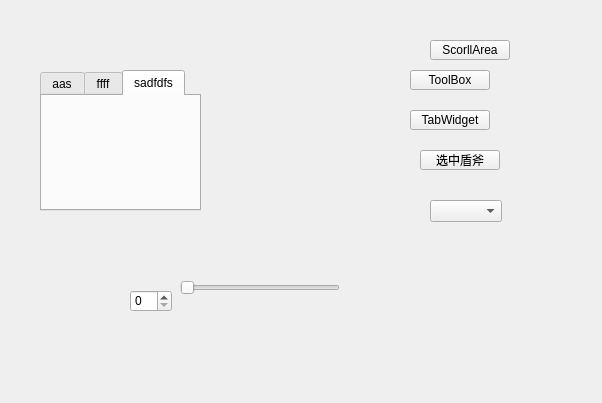
<?xml version="1.0" encoding="UTF-8"?>
<ui version="4.0">
 <class>Widget</class>
 <widget class="QWidget" name="Widget">
  <property name="geometry">
   <rect>
    <x>0</x>
    <y>0</y>
    <width>602</width>
    <height>403</height>
   </rect>
  </property>
  <property name="windowTitle">
   <string>Widget</string>
  </property>
  <widget class="QStackedWidget" name="stackedWidget">
   <property name="geometry">
    <rect>
     <x>-10</x>
     <y>40</y>
     <width>321</width>
     <height>211</height>
    </rect>
   </property>
   <property name="currentIndex">
    <number>2</number>
   </property>
   <widget class="QWidget" name="page_4">
    <widget class="QScrollArea" name="scrollArea">
     <property name="geometry">
      <rect>
       <x>0</x>
       <y>30</y>
       <width>121</width>
       <height>181</height>
      </rect>
     </property>
     <property name="widgetResizable">
      <bool>true</bool>
     </property>
     <widget class="QWidget" name="scrollAreaWidgetContents">
      <property name="geometry">
       <rect>
        <x>0</x>
        <y>0</y>
        <width>105</width>
        <height>220</height>
       </rect>
      </property>
      <layout class="QVBoxLayout" name="verticalLayout">
       <item>
        <widget class="QPushButton" name="pushButton">
         <property name="text">
          <string>PushButton</string>
         </property>
        </widget>
       </item>
       <item>
        <widget class="QPushButton" name="pushButton_2">
         <property name="text">
          <string>PushButton</string>
         </property>
        </widget>
       </item>
       <item>
        <widget class="QPushButton" name="pushButton_3">
         <property name="text">
          <string>PushButton</string>
         </property>
        </widget>
       </item>
       <item>
        <widget class="QPushButton" name="pushButton_4">
         <property name="text">
          <string>PushButton</string>
         </property>
        </widget>
       </item>
       <item>
        <widget class="QPushButton" name="pushButton_5">
         <property name="text">
          <string>PushButton</string>
         </property>
        </widget>
       </item>
       <item>
        <widget class="QPushButton" name="pushButton_6">
         <property name="text">
          <string>PushButton</string>
         </property>
        </widget>
       </item>
       <item>
        <widget class="QPushButton" name="pushButton_7">
         <property name="text">
          <string>PushButton</string>
         </property>
        </widget>
       </item>
       <item>
        <widget class="QPushButton" name="pushButton_8">
         <property name="text">
          <string>PushButton</string>
         </property>
        </widget>
       </item>
      </layout>
     </widget>
    </widget>
   </widget>
   <widget class="QWidget" name="page_5">
    <widget class="QToolBox" name="toolBox">
     <property name="geometry">
      <rect>
       <x>90</x>
       <y>0</y>
       <width>91</width>
       <height>201</height>
      </rect>
     </property>
     <property name="currentIndex">
      <number>2</number>
     </property>
     <widget class="QWidget" name="page">
      <property name="geometry">
       <rect>
        <x>0</x>
        <y>0</y>
        <width>100</width>
        <height>30</height>
       </rect>
      </property>
      <attribute name="label">
       <string>家人</string>
      </attribute>
     </widget>
     <widget class="QWidget" name="page_2">
      <property name="geometry">
       <rect>
        <x>0</x>
        <y>0</y>
        <width>100</width>
        <height>30</height>
       </rect>
      </property>
      <attribute name="label">
       <string>朋友</string>
      </attribute>
     </widget>
     <widget class="QWidget" name="page_3">
      <property name="geometry">
       <rect>
        <x>0</x>
        <y>0</y>
        <width>91</width>
        <height>123</height>
       </rect>
      </property>
      <attribute name="label">
       <string>黑名单</string>
      </attribute>
     </widget>
    </widget>
   </widget>
   <widget class="QWidget" name="page_6">
    <widget class="QTabWidget" name="tabWidget">
     <property name="geometry">
      <rect>
       <x>50</x>
       <y>30</y>
       <width>161</width>
       <height>141</height>
      </rect>
     </property>
     <property name="currentIndex">
      <number>2</number>
     </property>
     <widget class="QWidget" name="tab">
      <attribute name="title">
       <string>aas</string>
      </attribute>
     </widget>
     <widget class="QWidget" name="tab_3">
      <attribute name="title">
       <string>ffff</string>
      </attribute>
     </widget>
     <widget class="QWidget" name="tab_2">
      <attribute name="title">
       <string>sadfdfs</string>
      </attribute>
     </widget>
    </widget>
   </widget>
  </widget>
  <widget class="QPushButton" name="btn_TabWidget">
   <property name="geometry">
    <rect>
     <x>410</x>
     <y>110</y>
     <width>80</width>
     <height>20</height>
    </rect>
   </property>
   <property name="text">
    <string>TabWidget</string>
   </property>
  </widget>
  <widget class="QPushButton" name="btn_ToolBox">
   <property name="geometry">
    <rect>
     <x>410</x>
     <y>70</y>
     <width>80</width>
     <height>20</height>
    </rect>
   </property>
   <property name="text">
    <string>ToolBox</string>
   </property>
  </widget>
  <widget class="QPushButton" name="btn_ScorllArea">
   <property name="geometry">
    <rect>
     <x>430</x>
     <y>40</y>
     <width>80</width>
     <height>20</height>
    </rect>
   </property>
   <property name="text">
    <string>ScorllArea</string>
   </property>
  </widget>
  <widget class="QComboBox" name="comboBox">
   <property name="geometry">
    <rect>
     <x>430</x>
     <y>200</y>
     <width>72</width>
     <height>22</height>
    </rect>
   </property>
  </widget>
  <widget class="QPushButton" name="pushButton_9">
   <property name="geometry">
    <rect>
     <x>420</x>
     <y>150</y>
     <width>80</width>
     <height>20</height>
    </rect>
   </property>
   <property name="text">
    <string>选中盾斧</string>
   </property>
  </widget>
  <widget class="QSpinBox" name="spinBox">
   <property name="geometry">
    <rect>
     <x>130</x>
     <y>290</y>
     <width>42</width>
     <height>22</height>
    </rect>
   </property>
  </widget>
  <widget class="QSlider" name="horizontalSlider">
   <property name="geometry">
    <rect>
     <x>180</x>
     <y>280</y>
     <width>160</width>
     <height>16</height>
    </rect>
   </property>
   <property name="orientation">
    <enum>Qt::Horizontal</enum>
   </property>
  </widget>
 </widget>
 <resources/>
 <connections/>
</ui>
